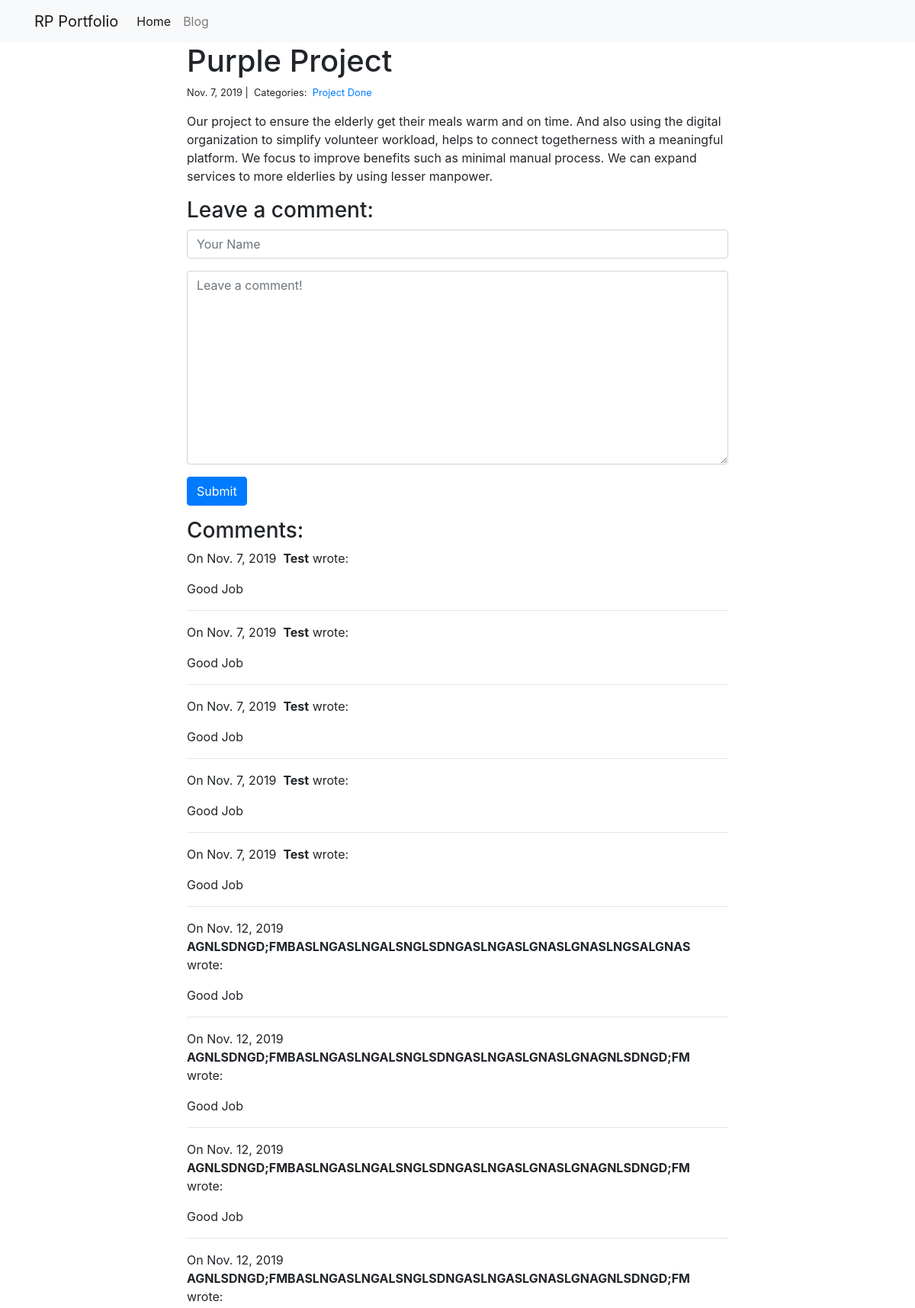
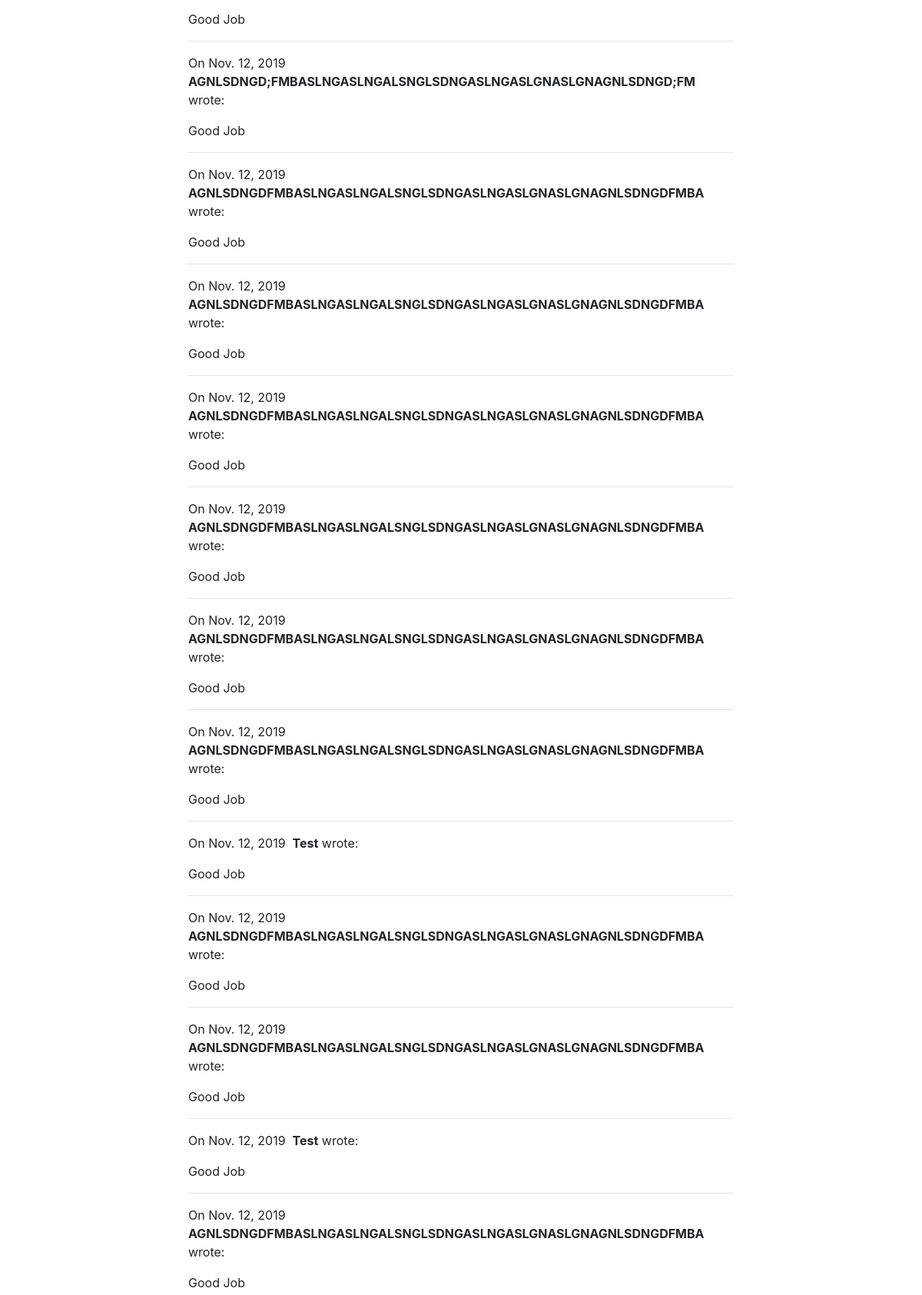
The app's page /blog/2/ (upper part) with its own data (2 pictures, top to bottom).
### blog/models.py (models this page shows)
class Post(models.Model):
    title = models.CharField(max_length=255)
    body = models.TextField()
    created_on = models.DateTimeField(auto_now_add=True)
    last_modified = models.DateTimeField(auto_now=True)
    categories = models.ManyToManyField("Category", related_name="posts")

class Category(models.Model):
    name = models.CharField(max_length=20)

class Comment(models.Model):
    author = models.CharField(max_length=60)
    body = models.TextField()
    created_on = models.DateTimeField(auto_now_add=True)
    post = models.ForeignKey("Post", on_delete=models.CASCADE)

### blog/views.py (the view, shortened to what this page needs)
# urls.py: path("<int:pk>/", views.blog_detail, name="blog_detail"),
def blog_detail(request, pk):
    post = Post.objects.get(pk=pk)
    comments = Comment.objects.filter(post=post)
    form = CommentForm()
    context = {"post": post, "comments": comments, "form": form}
    return render(request, "blog_detail.html", context)

### blog/forms.py
class CommentForm(forms.Form):
    author = forms.CharField(
        max_length=60,
        widget=forms.TextInput(attrs={
            "class": "form-control",
            "placeholder": "Your Name"
        })
    )
    body = forms.CharField(widget=forms.Textarea(
        attrs={
            "class": "form-control",
            "placeholder": "Leave a comment!"
        })
    )

### blog/templates/blog_detail.html (shortened to what this page needs)
{% extends "base.html" %}
{% block page_content %}
<div class="col-md-8 offset-md-2">
    <h1>{{ post.title }}</h1>
    <small>
        {{ post.created_on.date }} |&nbsp;
        Categories:&nbsp;
        {% for category in post.categories.all %}
        <a href="{% url 'blog_category' category.name %}">
            {{ category.name }}
        </a>&nbsp;
        {% endfor %}
    </small>
    <p>{{ post.body | linebreaks }}</p>
    <h3>Leave a comment:</h3>
    <form action="/blog/{{ post.pk }}/" method="post">
        <div class="form-group">
            {{ form.author }}
        </div>
        <div class="form-group">
            {{ form.body }}
        </div>
        <button type="submit" class="btn btn-primary">Submit</button>
    </form>
    <h3>Comments:</h3>
    {% for comment in comments %}
    <p>
        On {{comment.created_on.date }}&nbsp;
        <b>{{ comment.author }}</b> wrote:
    </p>
    <p>{{ comment.body }}</p>
    <hr>
    {% endfor %}
</div>
{% endblock %}

### records on screen
Post: title "Purple Project", created_on "Nov. 7, 2019", body "Our project to ensure the elderly get their meals warm and on time. And also using the digital organization to simplify volunteer workload, helps to connect togetherness with a meaningful platform. We focus to improve benefits such as minimal manual process. We can expand services to more elderlies by using lesser manpower."
Category: name "Project Done"
Comment: created_on "Nov. 7, 2019", author "Test", body "Good Job"
Comment: created_on "Nov. 7, 2019", author "Test", body "Good Job"
Comment: created_on "Nov. 7, 2019", author "Test", body "Good Job"
Comment: created_on "Nov. 7, 2019", author "Test", body "Good Job"
Comment: created_on "Nov. 7, 2019", author "Test", body "Good Job"
Comment: created_on "Nov. 12, 2019", author "AGNLSDNGD;FMBASLNGASLNGALSNGLSDNGASLNGASLGNASLGNASLNGSALGNAS", body "Good Job"
Comment: created_on "Nov. 12, 2019", author "AGNLSDNGD;FMBASLNGASLNGALSNGLSDNGASLNGASLGNASLGNAGNLSDNGD;FM", body "Good Job"
Comment: created_on "Nov. 12, 2019", author "AGNLSDNGD;FMBASLNGASLNGALSNGLSDNGASLNGASLGNASLGNAGNLSDNGD;FM", body "Good Job"
Comment: created_on "Nov. 12, 2019", author "AGNLSDNGD;FMBASLNGASLNGALSNGLSDNGASLNGASLGNASLGNAGNLSDNGD;FM", body "Good Job"
Comment: created_on "Nov. 12, 2019", author "AGNLSDNGD;FMBASLNGASLNGALSNGLSDNGASLNGASLGNASLGNAGNLSDNGD;FM", body "Good Job"
Comment: created_on "Nov. 12, 2019", author "AGNLSDNGDFMBASLNGASLNGALSNGLSDNGASLNGASLGNASLGNAGNLSDNGDFMBA", body "Good Job"
Comment: created_on "Nov. 12, 2019", author "AGNLSDNGDFMBASLNGASLNGALSNGLSDNGASLNGASLGNASLGNAGNLSDNGDFMBA", body "Good Job"
Comment: created_on "Nov. 12, 2019", author "AGNLSDNGDFMBASLNGASLNGALSNGLSDNGASLNGASLGNASLGNAGNLSDNGDFMBA", body "Good Job"
Comment: created_on "Nov. 12, 2019", author "AGNLSDNGDFMBASLNGASLNGALSNGLSDNGASLNGASLGNASLGNAGNLSDNGDFMBA", body "Good Job"
Comment: created_on "Nov. 12, 2019", author "AGNLSDNGDFMBASLNGASLNGALSNGLSDNGASLNGASLGNASLGNAGNLSDNGDFMBA", body "Good Job"
Comment: created_on "Nov. 12, 2019", author "AGNLSDNGDFMBASLNGASLNGALSNGLSDNGASLNGASLGNASLGNAGNLSDNGDFMBA", body "Good Job"
Comment: created_on "Nov. 12, 2019", author "Test", body "Good Job"
Comment: created_on "Nov. 12, 2019", author "AGNLSDNGDFMBASLNGASLNGALSNGLSDNGASLNGASLGNASLGNAGNLSDNGDFMBA", body "Good Job"
Comment: created_on "Nov. 12, 2019", author "AGNLSDNGDFMBASLNGASLNGALSNGLSDNGASLNGASLGNASLGNAGNLSDNGDFMBA", body "Good Job"
Comment: created_on "Nov. 12, 2019", author "Test", body "Good Job"
Comment: created_on "Nov. 12, 2019", author "AGNLSDNGDFMBASLNGASLNGALSNGLSDNGASLNGASLGNASLGNAGNLSDNGDFMBA", body "Good Job"
